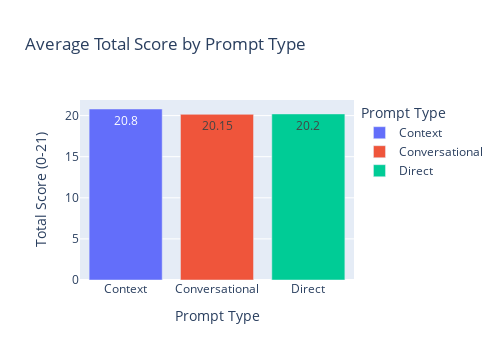

This figure's notebook cell:
### Markdown cell above
## Average Score of all Prompt Types

### Code cell
fig = px.bar(
    Dataset.groupby("Prompt Type")["Total Score (0-21)"].mean().reset_index(),
    x="Prompt Type", y="Total Score (0-21)",
    title="Average Total Score by Prompt Type",width=500,color="Prompt Type",
    text_auto=True
)
fig.show()

### Figure 1 — Plotly figure (JSON) as saved in the notebook; plotly's stock layout.template omitted (floating-point values rounded to 4 significant figures)
{"data": [{"alignmentgroup": "True", "hovertemplate": "Prompt Type=%{x}<br>Total Score (0-21)=%{y}<extra></extra>", "legendgroup": "Context", "marker": {"color": "#636efa", "pattern": {"shape": ""}}, "name": "Context", "offsetgroup": "Context", "orientation": "v", "showlegend": true, "textposition": "auto", "texttemplate": "%{y}", "type": "bar", "x": ["Context"], "xaxis": "x", "y": [20.8], "yaxis": "y"}, {"alignmentgroup": "True", "hovertemplate": "Prompt Type=%{x}<br>Total Score (0-21)=%{y}<extra></extra>", "legendgroup": "Conversational", "marker": {"color": "#EF553B", "pattern": {"shape": ""}}, "name": "Conversational", "offsetgroup": "Conversational", "orientation": "v", "showlegend": true, "textposition": "auto", "texttemplate": "%{y}", "type": "bar", "x": ["Conversational"], "xaxis": "x", "y": [20.15], "yaxis": "y"}, {"alignmentgroup": "True", "hovertemplate": "Prompt Type=%{x}<br>Total Score (0-21)=%{y}<extra></extra>", "legendgroup": "Direct", "marker": {"color": "#00cc96", "pattern": {"shape": ""}}, "name": "Direct", "offsetgroup": "Direct", "orientation": "v", "showlegend": true, "textposition": "auto", "texttemplate": "%{y}", "type": "bar", "x": ["Direct"], "xaxis": "x", "y": [20.2], "yaxis": "y"}], "layout": {"barmode": "relative", "height": 360, "legend": {"title": {"text": "Prompt Type"}, "tracegroupgap": 0}, "title": {"text": "Average Total Score by Prompt Type"}, "width": 500, "xaxis": {"anchor": "y", "autorange": true, "categoryarray": ["Context", "Conversational", "Direct"], "categoryorder": "array", "domain": [0, 1], "range": [-0.5, 2.5], "title": {"text": "Prompt Type"}, "type": "category"}, "yaxis": {"anchor": "x", "autorange": true, "domain": [0, 1], "range": [0, 21.89], "title": {"text": "Total Score (0-21)"}, "type": "linear"}}}
